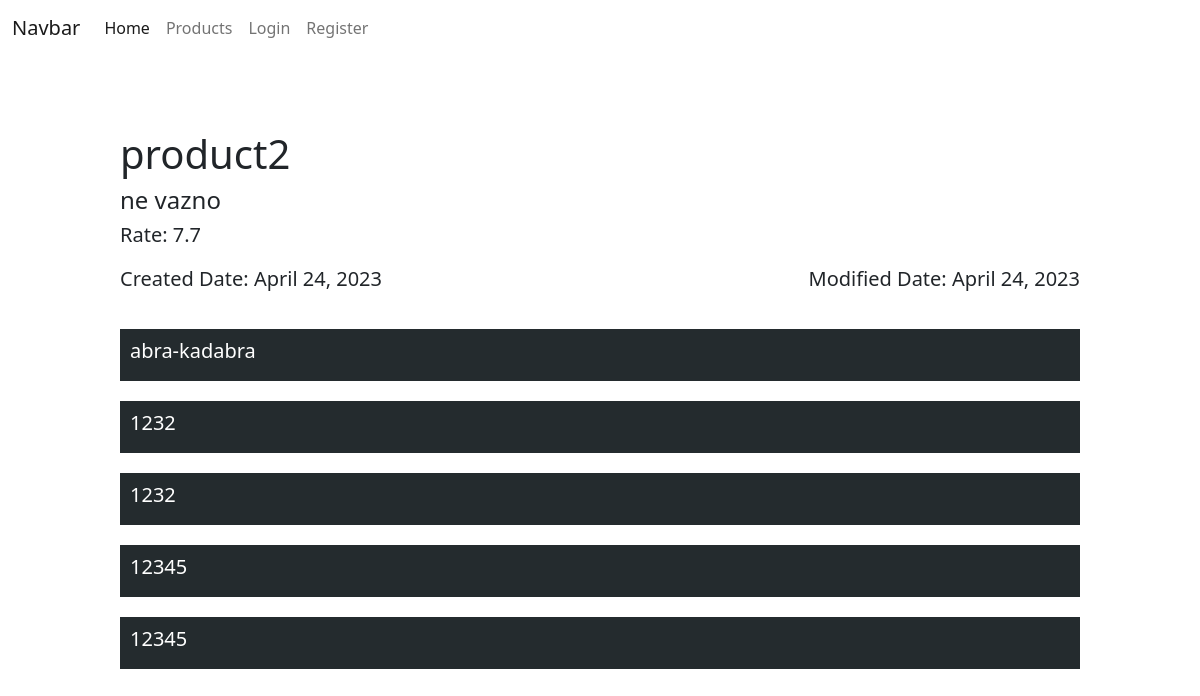
Screenshot of /products/2/ with the database file from the repository.
### products/models.py (models this page shows, shortened)
class Product(models.Model):
    image = models.ImageField(blank=True, null=True)
    title = models.CharField(max_length=255)
    composition = models.TextField()
    rate = models.FloatField()
    created_data = models.DateField(auto_now=True)
    modified_data = models.DateField(auto_now_add=True)

class Review(models.Model):
    text = models.CharField(max_length=256)
    product = models.ForeignKey(Product, on_delete=models.CASCADE)

### products/views.py (the view, shortened to what this page needs)
# urls.py: path('products/<int:id>/', post_detial_view),
def post_detial_view(request, id):
    if request.method == 'GET':
        product = Product.objects.get(id=id)
        context = {
            'product': product,
            'reviews': product.review_set.all(),
            'form': ReviewCreateForm,
            'user': request.user
        }
        return render(request, 'products/detail.html', context=context)

### templates/products/detail.html (shortened to what this page needs)
{% extends 'layouts/index.html' %}
{% block content %}
    <div class="product_block">
        <div class="info">
            <h1>{{ product.title }}</h1>
            <h4>{{ product.composition }}</h4>
            <h5>Rate: {{ product.rate }}</h5>
            <div class="dates">
                <h5>Created Date: {{ product.created_data }}</h5>
                <h5>Modified Date: {{ product.modified_data }}</h5>
            </div>
        </div>
        <div class="reviews">
            {% for review in reviews %}
                <div class="review_block">
                    <h5>{{ review.text }}</h5>
                </div>
            {% endfor %}
        </div>
    </div>
{% endblock %}

### templates/products/detail.html (style rules this page uses)
.product_block { width: 80%; margin-left: 10%; margin-top: 50px; }
.dates { margin-top: 20px; display: flex; justify-content: space-between; }
.reviews { margin-top: 30px; }
.review_block { background: #242b2e; margin-bottom: 20px; color: #ffffff; padding: 10px; }

### rows the page displays
Product: title "product2", composition "ne vazno", rate "7.7", created_data "April 24, 2023", modified_data "April 24, 2023"
Review: text "abra-kadabra"
Review: text "1232"
Review: text "1232"
Review: text "12345"
Review: text "12345"
